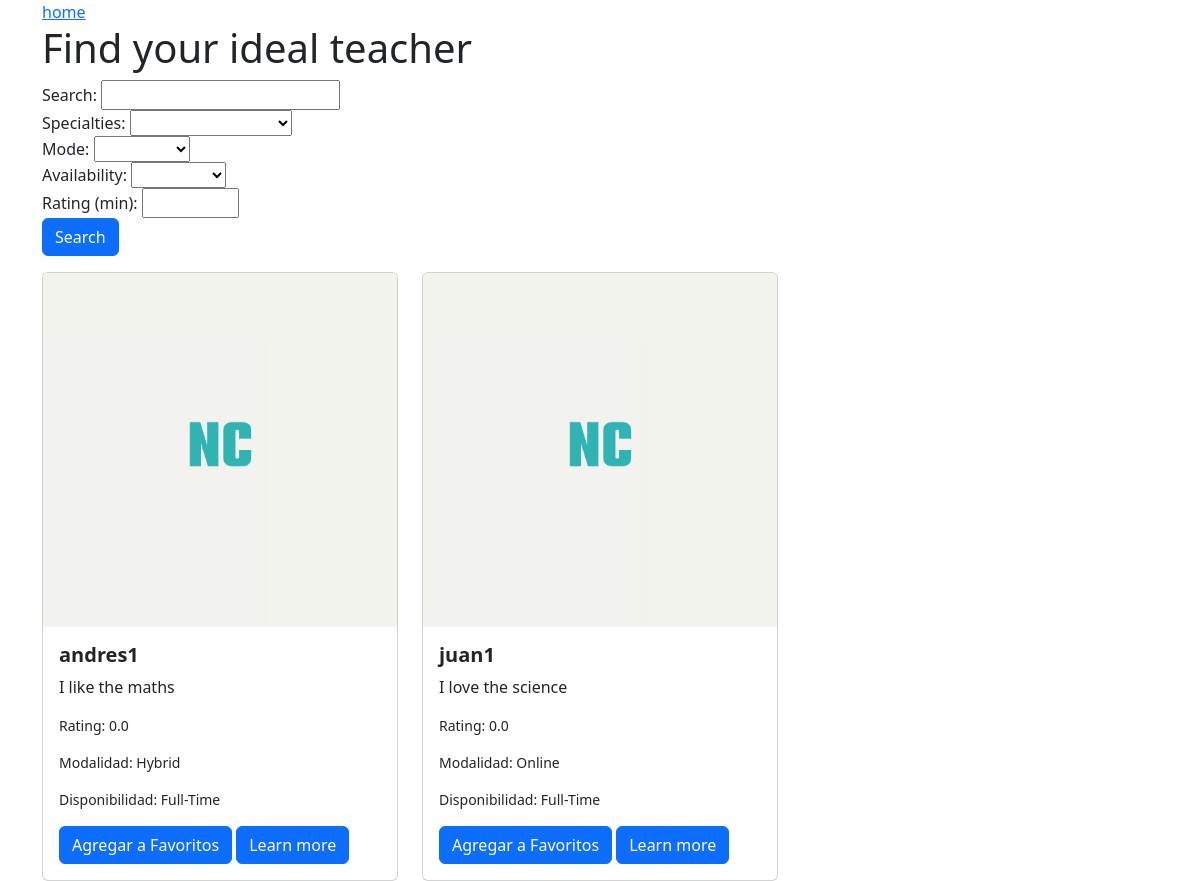
Before: /teachers/ with the older database file.
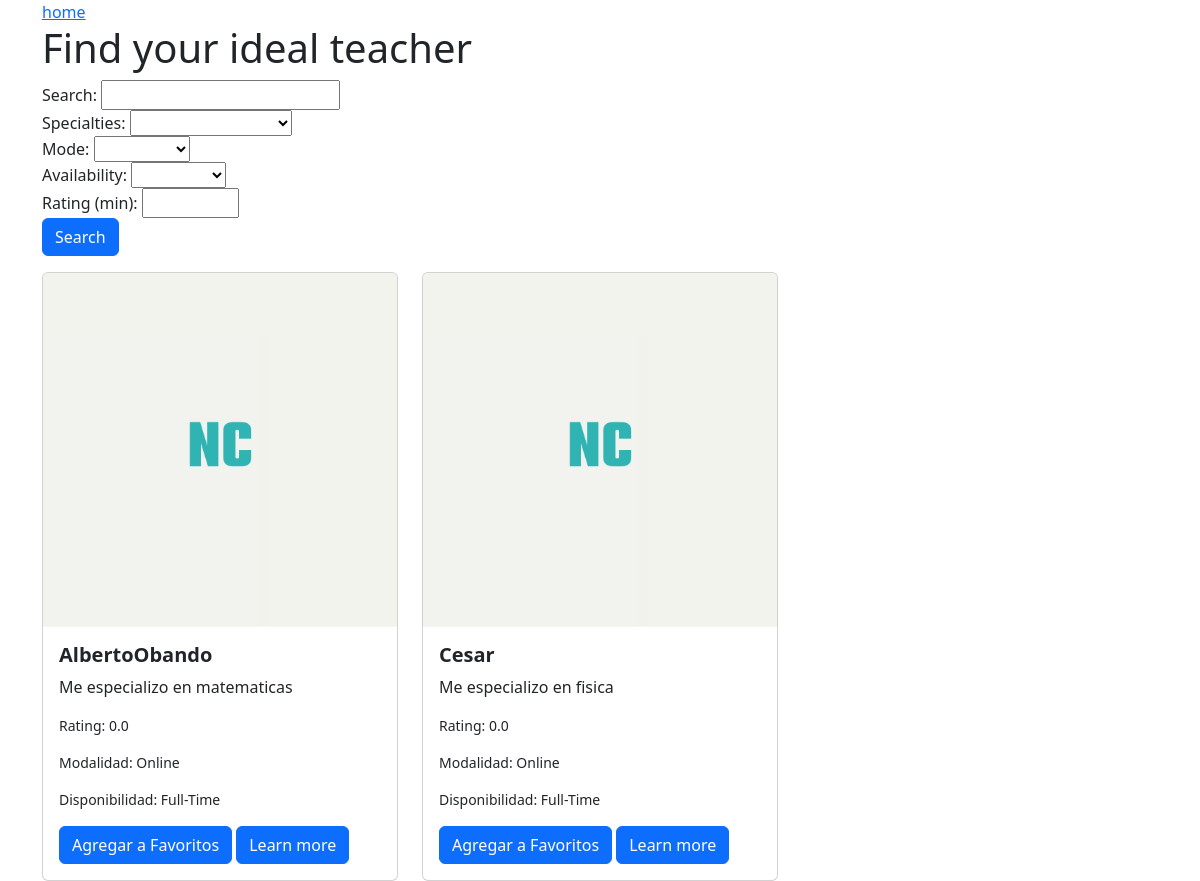
After: the same page with the newer database file.
### users/models.py (models this page shows, shortened)
class Teacher(models.Model):
    user = models.OneToOneField(User, on_delete=models.CASCADE)
    specialties = models.CharField(
        max_length=50,
        choices=Specialties.choices
    )
    biography = models.TextField()
    average_rating = models.FloatField(default=0.0)
    availability = models.CharField(
        max_length=50,
        choices=Availability.choices
    )
    mode = models.CharField(
        max_length=50,
        choices=Mode.choices
    )

class User(AbstractBaseUser, PermissionsMixin):
    user_id = models.AutoField(primary_key=True)
    name = models.CharField(max_length=255)
    username = models.CharField(max_length=150, unique=True)
    email = models.EmailField(unique=True)
    password = models.CharField(max_length=128)
    user_type = models.CharField(
        max_length=10,
        choices=UserType.choices
    )
    registration_date = models.DateTimeField(auto_now_add=True)
    profile_picture = models.ImageField(upload_to='profile_photos/', default='profile_photos/default_profile.png',
                                        null=True, blank=True)
    address = models.CharField(max_length=255, null=True, blank=True)
    profile_complete = models.BooleanField(default=False)
    is_active = models.BooleanField(default=True)
    is_staff = models.BooleanField(default=False)
    objects = UserManager()
    USERNAME_FIELD = 'username'
    REQUIRED_FIELDS = ['email', 'name']

### search/views.py (the view, shortened to what this page needs)
# urls.py: path('teachers/', views.teachers, name='teachers'),
def teachers(request):
    searchTeacher = request.GET.get('searchTeacher', '')
    specialties_filter = request.GET.get('specialties', '')
    mode_filter = request.GET.get('mode', '')
    availability_filter = request.GET.get('availability', '')
    rating_filter = request.GET.get('rating', '')
    filters = Q()
    if specialties_filter:
        filters &= Q(specialties=specialties_filter)
    if mode_filter:
        filters &= Q(mode=mode_filter)
    if availability_filter:
        filters &= Q(availability=availability_filter)
    if rating_filter:
        filters &= Q(average_rating__gte=float(rating_filter))
    teachers = Teacher.objects.filter(filters)
    return render(request, 'teachers.html', {
        'teachers': teachers,
        'specialties': Specialties.choices,
        'modes': Mode.choices,
        'availabilities': Availability.choices
    })

### search/templates/teachers.html (shortened to what this page needs)
{% extends 'base.html' %}
{% block content %}
<!DOCTYPE html>
<html lang="en">
<head>
</head>
<body>
    <div>
        <nav>
            <a href="{% url 'home' %}">home</a>
        </nav>
    </div>
    <h1>Find your ideal teacher</h1>
    <form method="GET" action="{% url 'teachers' %}">
        <div>
            <label for="searchTeacher">Search: </label>
            <input type="text" id="searchTeacher" name="searchTeacher" value="{{ request.GET.searchTeacher }}">
        </div>
        <div>
            <label for="specialties">Specialties:</label>
            <select id="specialties" name="specialties">
                <option value=""></option>
                {% for key, value in specialties %}
                    <option value="{{ key }}" {% if request.GET.specialties == key %}selected{% endif %}>{{ value }}</option>
                {% endfor %}
            </select>
        </div>
        <div>
            <label for="mode">Mode:</label>
            <select id="mode" name="mode">
                <option value=""></option>
                {% for key, value in modes %}
                    <option value="{{ key }}" {% if request.GET.mode == key %}selected{% endif %}>{{ value }}</option>
                {% endfor %}
            </select>
        </div>
        <div>
            <label for="availability">Availability:</label>
            <select id="availability" name="availability">
                <option value=""></option>
                {% for key, value in availabilities %}
                    <option value="{{ key }}" {% if request.GET.availability == key %}selected{% endif %}>{{ value }}</option>
                {% endfor %}
            </select>
        </div>
        <div>
            <label for="rating">Rating (min):</label>
            <input type="number" id="rating" name="rating" min="0" max="5" step="0.1" value="{{ request.GET.rating }}">
        </div>
        <button type="submit" class="btn btn-primary">Search</button>
    </form>
    <div class="row row-cols-1 row-cols-md-3 g-4">
        {% for teacher in teachers %}
        <div class="col">
            <div class="card">
                <img class="card-img-top" src="{{ teacher.user.profile_picture.url }}" alt="{{ teacher.user.username }}">
                <div class="card-body">
                    <h5 class="card-title fw-bold">{{ teacher.user.username }}</h5>
                    <p class="card-text">{{ teacher.biography }}</p>
                    <p class="card-text"><small>Rating: {{ teacher.average_rating }}</small></p>
                    <p class="card-text"><small>Modalidad: {{ teacher.get_mode_display }}</small></p>
                    <p class="card-text"><small>Disponibilidad: {{ teacher.get_availability_display }}</small></p>
                    <a href="{% url 'add_favorite_teacher' teacher.id %}" class="btn btn-primary">Agregar a Favoritos</a>
                    <a href="{% url 'teachers_detail' teacher.id %}" class="btn btn-primary">Learn more</a>
                </div>
            </div>
        </div>
        {% endfor %}
    </div>
</body>
</html>
{% endblock content %}

Changed rows visible on the page:
changed Teacher: user.username "andres1" → "AlbertoObando"; biography "I like the maths" → "Me especializo en matematicas"; mode "Hybrid" → "Online"
changed Teacher: user.username "juan1" → "Cesar"; biography "I love the science" → "Me especializo en fisica"
